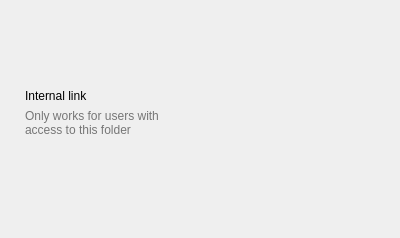
<?xml version="1.0" encoding="UTF-8"?>
<ui version="4.0">
 <class>OCC::InternalLinkWidget</class>
 <widget class="QWidget" name="OCC::InternalLinkWidget">
  <property name="geometry">
   <rect>
    <x>0</x>
    <y>0</y>
    <width>400</width>
    <height>238</height>
   </rect>
  </property>
  <property name="sizePolicy">
   <sizepolicy hsizetype="MinimumExpanding" vsizetype="Fixed">
    <horstretch>0</horstretch>
    <verstretch>0</verstretch>
   </sizepolicy>
  </property>
  <layout class="QVBoxLayout" name="verticalLayout">
   <property name="spacing">
     <number>0</number>
   </property>
   <property name="leftMargin">
     <number>12</number>
   </property>
   <property name="topMargin">
     <number>0</number>
   </property>
   <property name="rightMargin">
     <number>20</number>
   </property>
   <item>
    <layout class="QHBoxLayout" name="horizontalLayout">
     <property name="spacing">
      <number>6</number>
     </property>
     <property name="rightMargin">
      <number>0</number>
     </property>
     <item>
      <widget class="QLabel" name="internalLinkIconLabel">
       <property name="text">
        <string notr="true"/>
       </property>
       <property name="pixmap">
        <pixmap resource="../../theme.qrc">:/client/theme/external.svg</pixmap>
       </property>
       <property name="alignment">
        <set>Qt::AlignRight|Qt::AlignTrailing|Qt::AlignVCenter</set>
       </property>
      </widget>
     </item>
     <item>
      <layout class="QVBoxLayout" name="verticalTextLayout">
       <item>
        <widget class="QLabel" name="internalLinkLabel">
         <property name="sizePolicy">
          <sizepolicy hsizetype="MinimumExpanding" vsizetype="Fixed">
           <horstretch>0</horstretch>
           <verstretch>0</verstretch>
          </sizepolicy>
         </property>
         <property name="text">
          <string>Internal link</string>
         </property>
        </widget>
       </item>
       <item>
        <widget class="QLabel" name="infoMessage">
         <property name="sizePolicy">
          <sizepolicy hsizetype="MinimumExpanding" vsizetype="Fixed">
           <horstretch>0</horstretch>
           <verstretch>0</verstretch>
          </sizepolicy>
         </property>
         <property name="enabled">
          <bool>true</bool>
         </property>
         <property name="styleSheet">
          <string notr="true">color: rgb(118, 118, 118)</string>
         </property>
         <property name="text">
          <string>Only works for users with access to this folder</string>
         </property>
         <property name="wordWrap">
          <bool>true</bool>
         </property>
        </widget>
       </item>
      </layout>
     </item>
     <item>
      <spacer name="horizontalSpacer">
       <property name="orientation">
        <enum>Qt::Horizontal</enum>
       </property>
       <property name="sizeHint" stdset="0">
        <size>
         <width>40</width>
         <height>25</height>
        </size>
       </property>
      </spacer>
     </item>
     <item>
      <widget class="QProgressIndicator" name="internalLinkProgressIndicator" native="true">
       <property name="sizePolicy">
        <sizepolicy hsizetype="Fixed" vsizetype="Fixed">
         <horstretch>0</horstretch>
         <verstretch>0</verstretch>
        </sizepolicy>
       </property>
       <property name="minimumSize">
        <size>
         <width>28</width>
         <height>27</height>
        </size>
       </property>
      </widget>
     </item>
     <item>
      <spacer name="horizontalSpacer_2">
       <property name="orientation">
        <enum>Qt::Horizontal</enum>
       </property>
       <property name="sizeHint" stdset="0">
        <size>
         <width>40</width>
         <height>25</height>
        </size>
       </property>
      </spacer>
     </item>
     <item>
      <widget class="QPushButton" name="copyInternalLinkButton">
       <property name="text">
        <string/>
       </property>
       <property name="icon">
        <iconset resource="../../theme.qrc">
         <normaloff>:/client/theme/copy.svg</normaloff>:/client/theme/copy.svg</iconset>
       </property>
       <property name="checkable">
        <bool>false</bool>
       </property>
       <property name="flat">
        <bool>true</bool>
       </property>
      </widget>
     </item>
    </layout>
   </item>
  </layout>
 </widget>
 <layoutdefault spacing="6" margin="11"/>
 <customwidgets>
  <customwidget>
   <class>QProgressIndicator</class>
   <extends>QWidget</extends>
   <header>QProgressIndicator.h</header>
   <container>1</container>
  </customwidget>
 </customwidgets>
 <resources>
  <include location="../../theme.qrc"/>
 </resources>
 <connections/>
</ui>
